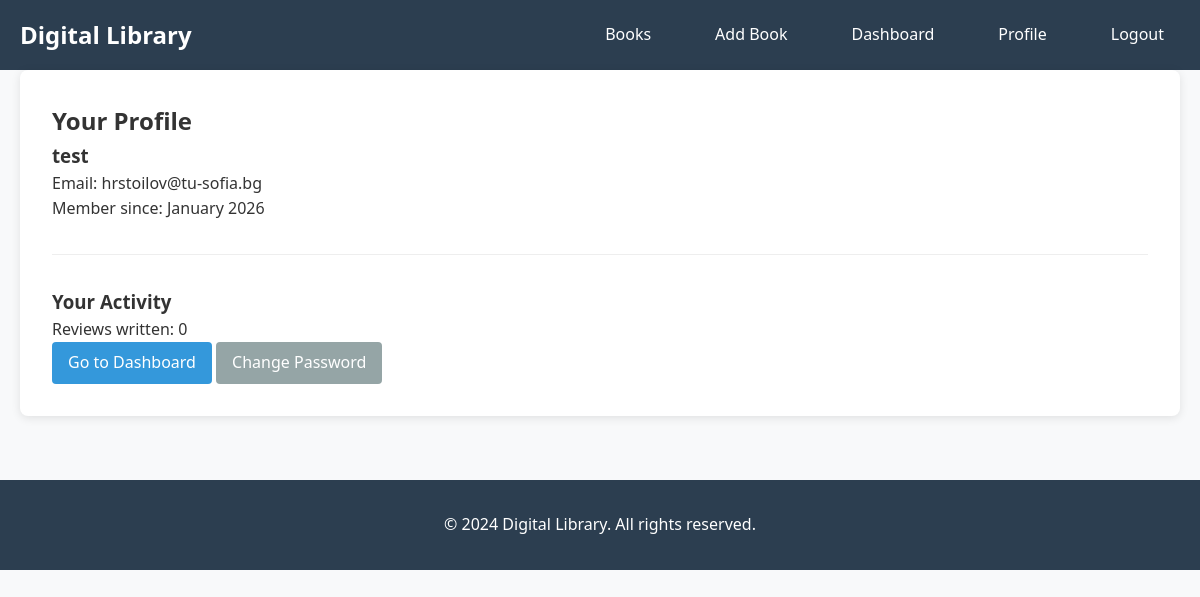
/user/profile (signed in), run on the app's committed database.
### models.py (models this page shows, shortened)
class User(UserMixin, db.Model):
    id = db.Column(db.Integer, primary_key=True)
    username = db.Column(db.String(150), unique=True, nullable=False)
    email = db.Column(db.String(150), unique=True, nullable=False)
    password_hash = db.Column(db.String(150), nullable=False)
    role = db.Column(db.String(20), default='normal', nullable=False)  # 'normal' or 'admin'
    is_banned = db.Column(db.Boolean, default=False, nullable=False)
    created_at = db.Column(db.DateTime, default=datetime.utcnow)
    profile_picture = db.Column(db.String(300))
    bio = db.Column(db.Text)
    reviews = db.relationship('Review', backref='author', lazy=True)
    def is_admin(self):
        return self.role == 'admin'

### routes/auth_routes.py (the view)
@auth_bp.route("/user/profile")
@login_required
def user_profile():
    return render_template("profile.html", user=current_user)

### app.py (called while the page is built)
@login_manager.user_loader
def load_user(user_id):
    return User.query.get(int(user_id))

### templates/profile.html (shortened to what this page needs)
{% extends "base.html" %}
{% block content %}
<div class="profile">
    <h2>Your Profile</h2>
    <div class="profile-info">
        <h3>{{ current_user.username }}</h3>
        <p>Email: {{ current_user.email }}</p>
        <p>Member since: {{ current_user.created_at.strftime('%B %Y') }}</p>
    </div>
    <div class="profile-stats">
        <h3>Your Activity</h3>
        <p>Reviews written: {{ current_user.reviews|length }}</p>
    </div>
    <div class="profile-actions">
        <a href="{{ url_for('auth.dashboard') }}" class="btn btn-primary">Go to Dashboard</a>
        <a href="{{ url_for('auth.change_password') }}" class="btn btn-secondary">Change Password</a>
    </div>
</div>
{% endblock %}

### static/css/style.css (style rules this page uses)
* { margin: 0; padding: 0; box-sizing: border-box; }
body { font-family: 'Segoe UI', Tahoma, Geneva, Verdana, sans-serif; line-height: 1.6; color: #333; background-color: #f8f9fa; }
.btn { display: inline-block; padding: 0.5rem 1rem; text-decoration: none; border: none; border-radius: 4px; cursor: pointer; font-size: 1rem; transition: background-color 0.3s; }
.btn-primary { background-color: #3498db; color: white; }
.btn-secondary { background-color: #95a5a6; color: white; }
.profile { background: white; padding: 2rem; border-radius: 8px; box-shadow: 0 2px 10px rgba(0,0,0,0.1); }
.profile-info { margin-bottom: 2rem; }
.profile-stats { padding-top: 2rem; border-top: 1px solid #eee; }

### data on the page
User: username "test", email "hrstoilov@tu-sofia.bg", created_at "January 2026"

### other printed values
{{ current_user.reviews|length }} "0"
